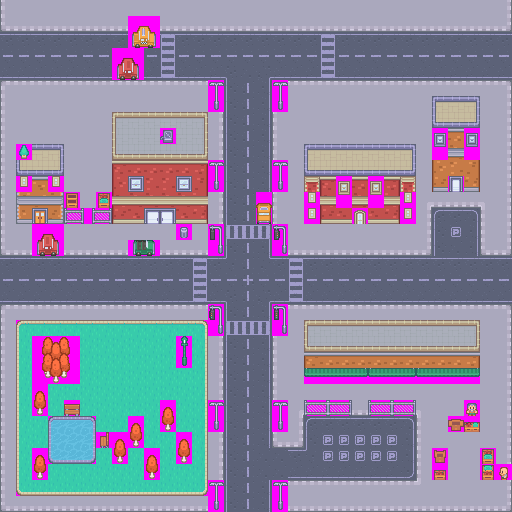

A 2D game scene composited from a Tiled map and its tileset images. What follows is a short description and the map's XML, with each tile layer's data collapsed to a summary:
An orthogonal 32x32 tile map with 16x16 px tiles, 5 tile layers (Street, Buildings, BuildingsTop, TopTop, ...) and 4 objects.

<map version="1.2" tiledversion="1.2.1" orientation="orthogonal" renderorder="right-down" width="32" height="32" tilewidth="16" tileheight="16" infinite="0" nextlayerid="9" nextobjectid="13">
 <tileset firstgid="1" source="citysaver.tsx" />
 <layer id="1" name="Street" width="32" height="32">
  <data>[1024 cells, 1024 non-empty, 34 distinct tile ids]</data>
 </layer>
 <layer id="2" name="Buildings" width="32" height="32">
  <data>[1024 cells, 330 non-empty, 90 distinct tile ids]</data>
 </layer>
 <layer id="4" name="BuildingsTop" width="32" height="32">
  <data>[1024 cells, 74 non-empty, 46 distinct tile ids]</data>
 </layer>
 <layer id="5" name="TopTop" width="32" height="32">
  <data>[1024 cells, 11 non-empty, 3 distinct tile ids]</data>
 </layer>
 <layer id="6" name="Cars" width="32" height="32">
  <data>[1024 cells, 10 non-empty, 10 distinct tile ids]</data>
 </layer>
 <objectgroup id="7" name="CarsTest">
  <object id="9" x="11" y="67.125" />
  <object id="10" x="500" y="44.3333" />
  <object id="11" x="10.125" y="290.875" />
  <object id="12" x="9.5" y="268.5" />
 </objectgroup>
</map>